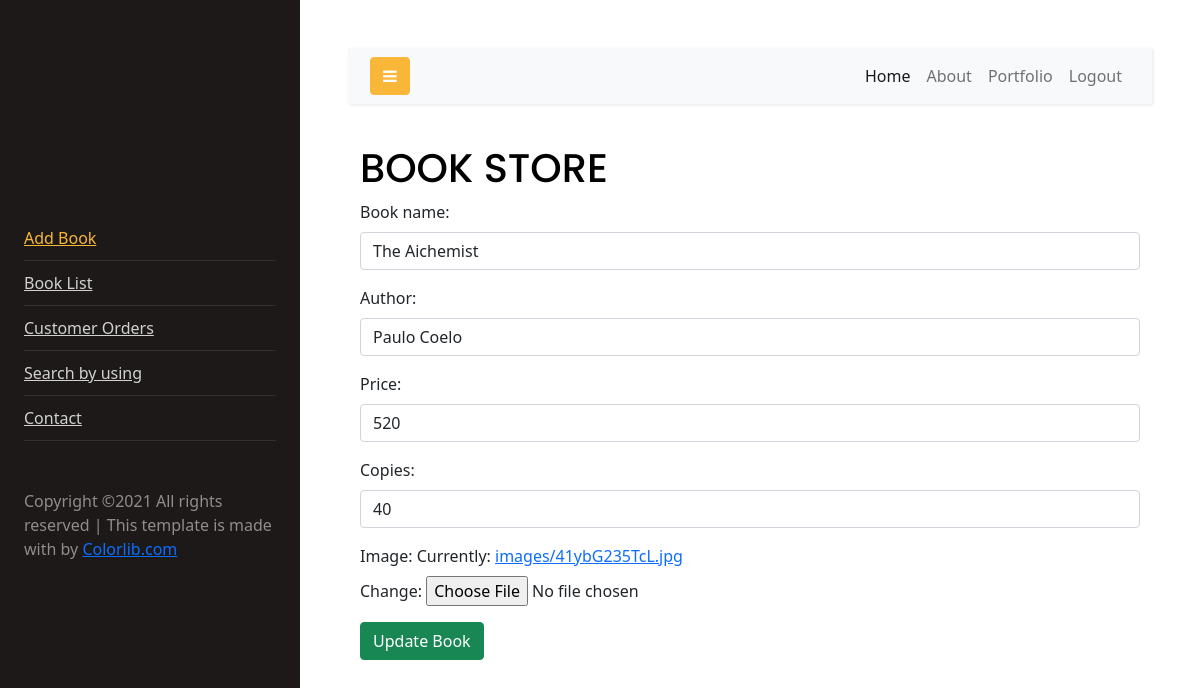
/bookstore/update1 (signed in), run on an earlier commit of the app's database.
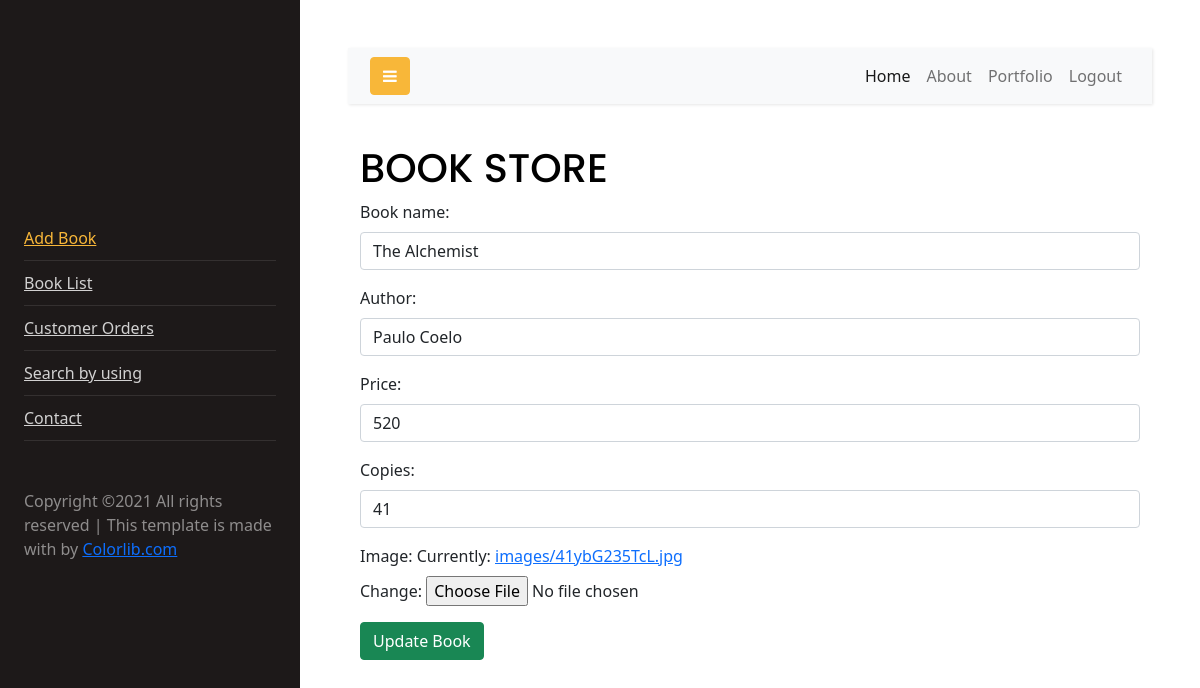
And on a later commit of the database.
### book/models.py (models this page shows, shortened)
class Book(models.Model):
    book_name=models.CharField(unique=True,max_length=100)
    author=models.CharField(max_length=100)
    price=models.PositiveIntegerField(default=50)
    copies=models.PositiveIntegerField(default=50,null=True)
    image=models.ImageField(upload_to="images",null=True)

### book/views.py (the view)
# urls.py: path("update<int:id>", views.UpdateBook.as_view(), name="updatebook"),
@method_decorator(signin_required,name="dispatch")
class UpdateBook(UpdateView):
    model = Book
    form_class = BookAddForm
    template_name = "update_book.html"
    success_url = reverse_lazy("listbook")
    pk_url_kwarg = "id"

### book/forms.py
class BookAddForm(ModelForm):
    class Meta:
        model = Book
        fields = ["book_name", "author", "price", "copies", "image", ]
        widgets = {
            "book_name": forms.TextInput(attrs={"class": "form-control"}),
            "author": forms.TextInput(attrs={"class": "form-control"}),
            "price": forms.NumberInput(attrs={"class": "form-control"}),
            "copies": forms.NumberInput(attrs={"class": "form-control"})
        }

### book/templates/update_book.html (shortened to what this page needs)
<!DOCTYPE html>
{%extends "book/base.html"%}
{%block body_block%}
<html lang="en">
<head>
    <link href="https://cdn.jsdelivr.net/npm/bootstrap@5.1.2/dist/css/bootstrap.min.css" rel="stylesheet"
>
</head>
<body>
<form action="" method="POST">
    <div class="container">
        <div class="row">
            <div class="col-12">
                <h1>BOOK STORE</h1>
                {{form.as_p}}
                <button type="submit"class="btn btn-success">Update Book</button>
            </div>
        </div>
    </div>
</form>
</body>
</html>
{%endblock%}

What changed in the data, as far as the page shows it:
changed Book "Paulo Coelo": book_name "The Aichemist" → "The Alchemist"; copies "40" → "41"
